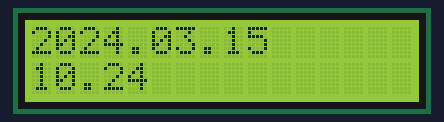
Bench run of a sketch on a simulated Arduino Uno, built with avr-gcc and run on an emulated ATmega328P. Shown: 16×2 character LCD. The local clock reads 2024-03-15 10:24:30 at power-on unless the sketch sets it.

Above: at 0.1 s.
At 30.3 s:
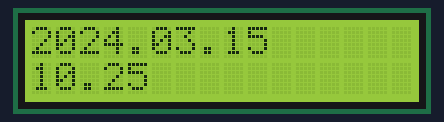
At 90.7 s:
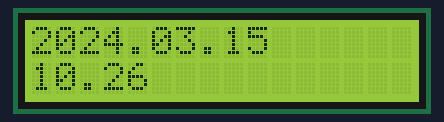

Measured:
- what the display in image 1 shows lasts 60.4 s, from 30.3 s to 90.7 s

The sketch:

code.ino
```cpp
#include <LiquidCrystal.h>
#include <Wire.h>
#include "RTClib.h"

RTC_DS3231 rtc;

const int rs = 2, en = 3, d4 = 4, d5 = 5, d6 = 6, d7 = 7;
LiquidCrystal lcd(rs, en, d4, d5, d6, d7);

// Manual RTC set: edit these values, set SET_RTC true to apply on next upload
const bool SET_RTC = false; // set to true to adjust the RTC when sketch starts, then set back to false
const int RTC_YEAR  = 2025;
const int RTC_MONTH = 10;
const int RTC_DAY   = 21;
const int RTC_HOUR  = 14;
const int RTC_MIN   = 42;
const int RTC_SEC   = 30;

void print2d(uint8_t v) {
  if (v < 10) lcd.print('0');
  lcd.print(v);
}

void setup() {
  lcd.begin(16, 2);
  lcd.clear();

  // Initialize RTC first
  if (!rtc.begin()) {
    lcd.setCursor(0, 0);
    lcd.print("RTC Error");
    while (1) delay(10); // halt - RTC not found
  }

  // Set RTC if it lost power (only set once when needed)
  if (rtc.lostPower()) {
    lcd.setCursor(0, 0);
    lcd.print("Setting RTC...");
    rtc.adjust(DateTime(F(__DATE__), F(__TIME__)));
    delay(1000);
    lcd.clear();
  }
    if (SET_RTC) {
    DateTime dt(RTC_YEAR, RTC_MONTH, RTC_DAY, RTC_HOUR, RTC_MIN, RTC_SEC);
    rtc.adjust(dt);
    // Optional: show confirmation on serial/lcd
    // Serial.print("RTC set to: "); printDateTimeSerial(dt);
    // Wait a moment so you can see it on LCD/Serial
    delay(500);
  }
}

void loop() {
  DateTime now = rtc.now();

  // First line: YYYY.MM.DD
  lcd.setCursor(0, 0);
  lcd.print(now.year());
  lcd.print('.');
  print2d(now.month());
  lcd.print('.');
  print2d(now.day());
  // Clear remaining characters on the first line (if any)
  lcd.setCursor(10, 0); // we used up to column 9 normally, clear from 10
  lcd.print("      ");

  // Second line: hh.mm with leading zeros
  lcd.setCursor(0, 1);
  print2d(now.hour());
  lcd.print('.');
  print2d(now.minute());
  // Clear remaining characters on the second line
  lcd.setCursor(5, 1); // hh.mm is 5 chars long
  lcd.print("           ");

  delay(1000);
}
```
